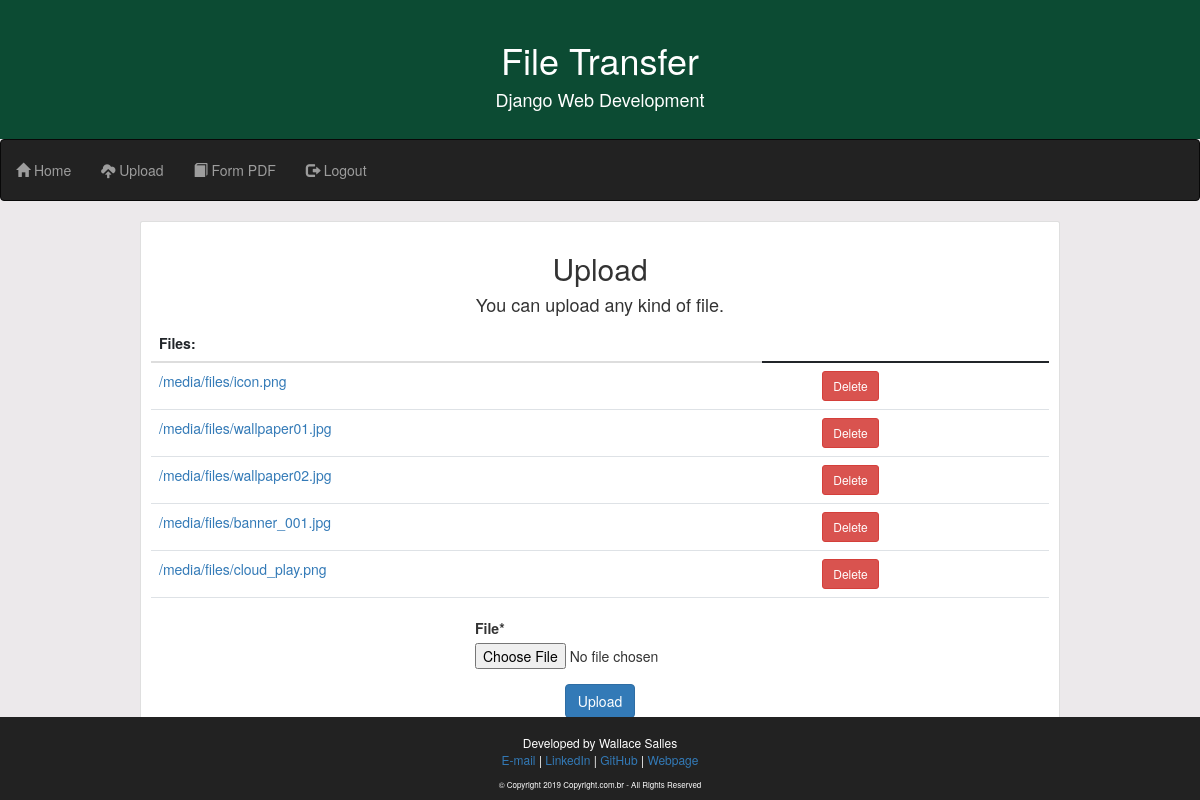
The page /upload/ (signed in) on the database its author committed.
### core/models.py (models this page shows, shortened)
class UploadFiles(models.Model):
    id = models.AutoField(primary_key=True)
    file = models.FileField(upload_to='files/')

### core/views.py (the view)
# urls.py: path('upload/', views.upload, name='upload'),
@login_required(login_url='/login/')
def upload(request):
    if request.method == 'POST':
        form = UploadForm(request.POST, request.FILES)
        if form.is_valid():
            form.save()
            return redirect('upload')
    else:
        form = UploadForm()
    uploads = UploadFiles.objects.all()
    return render(request, 'upload.html', {
        'uploads': uploads,
        'form': form
    })

### core/forms.py
class UploadForm(forms.ModelForm):
    class Meta:
        model = UploadFiles
        fields = ('file',)

### fileTransfer/templates/upload.html (shortened to what this page needs)
{% extends 'base.html' %}
{% load crispy_forms_tags %}
{% block content %}
  {% block content_header %}
    <h2 align="center">Upload</h2>
    <h4 align="center">
      You can upload any kind of file.
      <br>
    </h4>
  {% endblock %}
<table class="table mb-0">
    <thead>
      <tr>
        <th>Files:</th>
      </tr>
    </thead>
    <tbody>
      {% for upload in uploads %}
        <tr>
          <td>
            <a href="{{ upload.file.url }}" target="_blank">{{ upload.file.url }}</a>
          </td>
          <td>
          </td>
          <td>
            <form method="post" action="{% url 'delete_files' upload.pk %}">
              <button type="submit" class="btn btn-danger btn-sm">Delete</button>
            </form>
          </td>
        </tr>
      {% endfor %}
    </tbody>
  </table>
<br>
<form method="post" enctype="multipart/form-data" style="margin:0 auto; width:250px;">
    {{ form|crispy }}
    <p align="center">
      <button type="submit" class="btn btn-primary">Upload</button>
    </p>
</form>
{% endblock %}

### fileTransfer/static/css/app.css (style rules this page uses)
body { background-color: #5c848e; }

### fileTransfer/templates/base.html (style rules this page uses)
.body { background-color: #ECE9EB }

### rows shown on the page
UploadFiles: file "/media/files/icon.png"
UploadFiles: file "/media/files/wallpaper01.jpg"
UploadFiles: file "/media/files/wallpaper02.jpg"
UploadFiles: file "/media/files/banner_001.jpg"
UploadFiles: file "/media/files/cloud_play.png"
